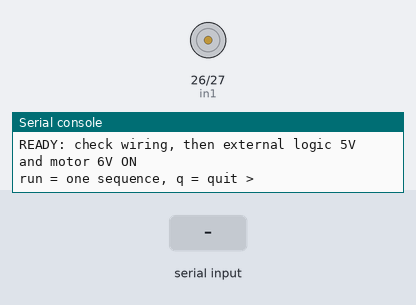
The program below on a simulated ESP32 board running MicroPython. Parts: motor-driver pin pairs drawn as motors (green arrow = first pin HIGH = forward, orange = second pin HIGH = backward, longer = more drive, scaled by the enable pin), the last lines printed to the serial console. The test bench sets the inputs (shaded band). At 15.3 s the program stops and its outputs stay as they are.

Above: at 1.2 s.
1.3 s: "run" typed at the serial console, then Enter
At 4.2 s:
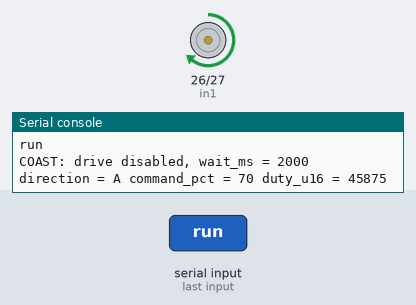
At 10.1 s:
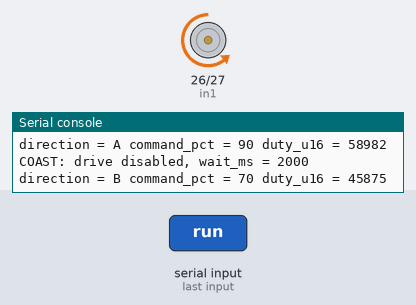
12.8 s: "q" typed at the serial console, then Enter
Timing chart, 0 to 15.8 s (numbered marks = the images above; inputs shaded):
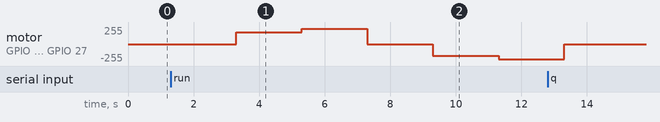

Measured:
- after the input at 1.3 s, motor on GPIO 26 (in1) / GPIO 27 (in2): stopped → forward 179/255 after 2.0 s, → forward 230/255 2.0 s later, → stopped 2.0 s later, → backward 179/255 2.0 s later, … (5 changes in this stretch)

The program:

main.py
```python
from machine import Pin, PWM
from time import sleep_ms

ENA_PIN = 25
IN1_PIN = 26
IN2_PIN = 27
FREQUENCY_HZ = 1000
LOW_PERCENT = 70
HIGH_PERCENT = 90
RUN_MS = 2000
STOP_MS = 2000


def duty_value(percent):
    if type(percent) is not int or not 0 <= percent <= 100:
        raise ValueError("percent must be integer 0..100")
    return (percent * 65535 + 50) // 100


def coast():
    pwm.duty_u16(0)
    in1.value(0)
    in2.value(0)
    print("COAST: drive disabled, wait_ms =", STOP_MS)
    sleep_ms(STOP_MS)


def stage(reverse, percent):
    value = duty_value(percent)
    pwm.duty_u16(0)
    in1.value(0 if reverse else 1)
    in2.value(1 if reverse else 0)
    pwm.duty_u16(value)
    print("direction =", "B" if reverse else "A",
          "command_pct =", percent, "duty_u16 =", value)
    sleep_ms(RUN_MS)


ena = None
in1 = None
in2 = None
pwm = None
try:
    duty_value(LOW_PERCENT)
    duty_value(HIGH_PERCENT)
    if not 0 < LOW_PERCENT < HIGH_PERCENT <= 100:
        raise ValueError("require 0 < LOW_PERCENT < HIGH_PERCENT <= 100")
    if type(RUN_MS) is not int or RUN_MS < 2000:
        raise ValueError("RUN_MS must be at least 2000")
    if type(STOP_MS) is not int or STOP_MS < 2000:
        raise ValueError("STOP_MS must be at least 2000")
    ena = Pin(ENA_PIN, Pin.OUT, value=0)
    in1 = Pin(IN1_PIN, Pin.OUT, value=0)
    in2 = Pin(IN2_PIN, Pin.OUT, value=0)
    pwm = PWM(ena, freq=FREQUENCY_HZ, duty_u16=0)
    print("READY: check wiring, then external logic 5V and motor 6V ON")
    while True:
        command = input("run = one sequence, q = quit > ").strip().lower()
        if command == "q":
            break
        if command != "run":
            print("USE run or q; drive remains disabled")
            continue
        coast()
        stage(False, LOW_PERCENT)
        stage(False, HIGH_PERCENT)
        coast()
        stage(True, LOW_PERCENT)
        stage(True, HIGH_PERCENT)
        coast()
except KeyboardInterrupt:
    print("STOP: remove external power")
except (ValueError, OSError, EOFError) as error:
    print("MOTOR_ERROR:", error)
finally:
    try:
        if pwm is not None:
            try:
                pwm.duty_u16(0)
            finally:
                pwm.deinit()
    finally:
        try:
            if ena is not None:
                ena.init(Pin.OUT, value=0)
        finally:
            try:
                if in1 is not None:
                    in1.init(Pin.OUT, value=0)
            finally:
                if in2 is not None:
                    in2.init(Pin.OUT, value=0)
```
